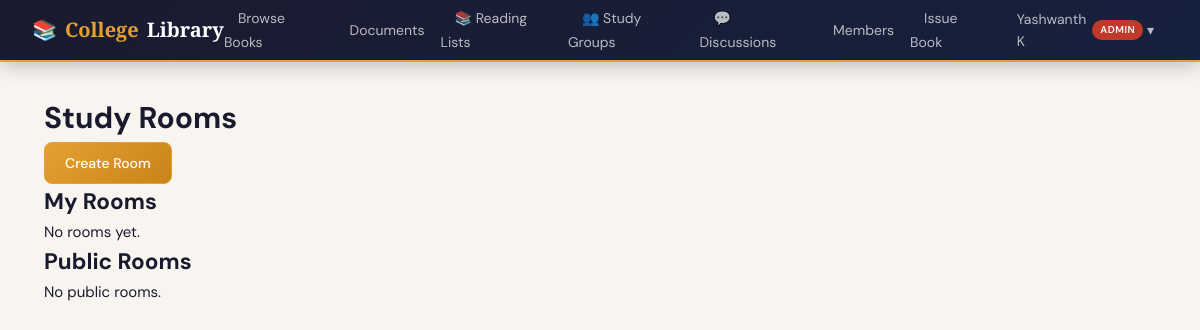
Before: /social/study-rooms/ (signed in) with the older database file.
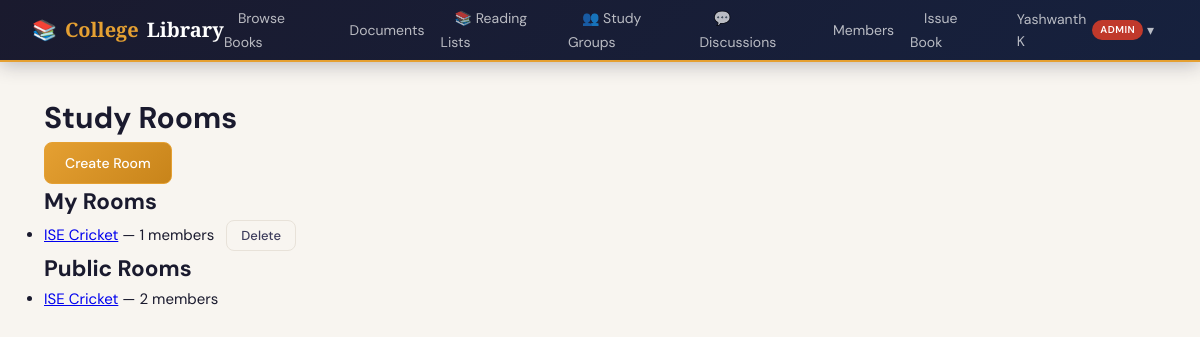
After: the same page with the newer database file.
### social/models.py (models this page shows, shortened)
class StudyRoom(models.Model):
    book        = models.ForeignKey('books.Book', on_delete=models.CASCADE,
                                     related_name='study_rooms', null=True, blank=True)
    created_by  = models.ForeignKey(settings.AUTH_USER_MODEL, on_delete=models.CASCADE, related_name='rooms_created')
    name        = models.CharField(max_length=120)
    description = models.TextField(blank=True)
    members     = models.ManyToManyField(settings.AUTH_USER_MODEL, blank=True, related_name='study_rooms')
    is_private  = models.BooleanField(default=False)
    created     = models.DateTimeField(auto_now_add=True)
    class Meta:
        ordering = ['-created']
    @property
    def member_count(self):
        return self.members.count()

### social/views.py (the view)
# urls.py: path('study-rooms/',                        views.study_rooms,          name='study_rooms'),
@login_required
@approved_required
def study_rooms(request):
    public_rooms = StudyRoom.objects.filter(is_private=False).select_related('created_by', 'book').prefetch_related('members')
    my_rooms     = StudyRoom.objects.filter(members=request.user).select_related('created_by', 'book')
    return render(request, 'social/study_rooms.html', {
        'public_rooms': public_rooms,
        'my_rooms': my_rooms,
    })

### accounts/models.py (called while the page is built)
    @property
    def can_manage_books(self):
        return self.role in (self.Role.ADMIN, self.Role.LIBRARIAN)

### social/templates/social/study_rooms.html (shortened to what this page needs)
{% extends 'base.html' %}
{% block content %}
<div class="page">
  <h1>Study Rooms</h1>
  <p><a href="{% url 'social:create_study_room' %}" class="btn btn-gold">Create Room</a></p>
  <h2>My Rooms</h2>
  {% if my_rooms %}
    <ul>
      {% for room in my_rooms %}
        <li>
          <a href="{% url 'social:study_room_detail' room.pk %}">{{ room.name }}</a> — {{ room.member_count }} members
          {% if room.created_by == request.user %}
            <form method="post" action="{% url 'social:delete_study_room' room.pk %}" style="display:inline;margin-left:8px;">
              <button class="btn btn-outline btn-sm" onclick="return confirm('Delete this room?')">Delete</button>
            </form>
          {% endif %}
        </li>
      {% endfor %}
    </ul>
  {% else %}
    <p>No rooms yet.</p>
  {% endif %}
  <h2>Public Rooms</h2>
  {% if public_rooms %}
    <ul>
      {% for room in public_rooms %}
        <li>
          <a href="{% url 'social:study_room_detail' room.pk %}">{{ room.name }}</a> — {{ room.member_count }} members
        </li>
      {% endfor %}
    </ul>
  {% else %}
    <p>No public rooms.</p>
  {% endif %}
</div>
{% endblock %}

Changed rows visible on the page:
added StudyRoom: name "ISE Cricket", member_count "1", shows "Delete", shown under "My Rooms"
added StudyRoom: name "ISE Cricket", member_count "2", shown under "Public Rooms"
Other visible differences:
text no longer shown: "No rooms yet. No public rooms."
